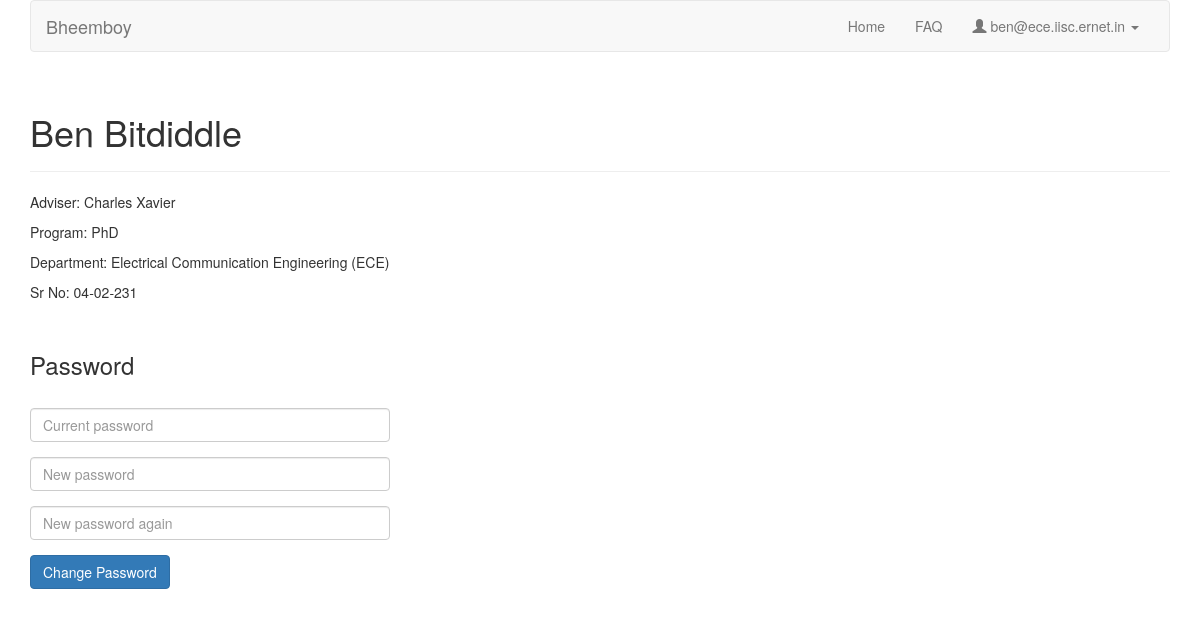
Screenshot of /student/profile/ (signed in) with the database file from the repository.
### coursereg/models.py (models this page shows, shortened)
class User(AbstractBaseUser, PermissionsMixin):
    USER_TYPE_FACULTY = 0
    USER_TYPE_STUDENT = 1
    USER_TYPE_OTHER = 2
    USER_TYPE_DCC = 3
    PROGRAM_OTHER = 0
    PROGRAM_MTECH = 1
    PROGRAM_MSC = 2
    PROGRAM_PHD = 3
    PROGRAM_ME = 4
    PROGRAM_CHOICES = (
        (PROGRAM_OTHER, 'Other'),
        (PROGRAM_MTECH, 'MTech'),
        (PROGRAM_MSC, 'MSc'),
        (PROGRAM_PHD, 'PhD'),
        (PROGRAM_ME, 'ME'),
    )
    email = models.EmailField(max_length=254, unique=True)
    full_name = models.CharField(max_length=250)
    user_type = models.IntegerField(default=USER_TYPE_STUDENT, choices=(
        (USER_TYPE_FACULTY, "Faculty"),
        (USER_TYPE_STUDENT, "Student"),
        (USER_TYPE_OTHER, "Other"),
        (USER_TYPE_DCC, "DCC"),
    ))
    adviser = models.ForeignKey('self', null=True, blank=True, on_delete=models.CASCADE, limit_choices_to={'user_type': USER_TYPE_FACULTY})
    program = models.IntegerField(default=PROGRAM_OTHER, choices=PROGRAM_CHOICES)
    department = models.ForeignKey(Department, on_delete=models.CASCADE, null=True)
    date_joined = models.DateTimeField(default=timezone.now)
    sr_no = models.CharField(max_length=200, default='-')
    is_staff = models.BooleanField(default=False)
    is_active = models.BooleanField(default=True)
    objects = CustomUserManager()
    USERNAME_FIELD = 'email'
    REQUIRED_FIELDS = []

class Department(models.Model):
    name = models.CharField(max_length=100)
    def __unicode__(self):
        return self.name

### coursereg/views/student.py (the view)
# urls.py: url(r'^student/profile/$', views.student.profile, name='student_profile'),
@login_required
def profile(request):
    context = {
		'user_email': request.user.email,
        'user_full_name': request.user.full_name,
        'user_id': request.user.id,
        'adviser_full_name': request.user.adviser.full_name,
        'program': models.User.PROGRAM_CHOICES[request.user.program][1],
        'department': request.user.department,
        'sr_no': request.user.sr_no,
    }
    return render(request, 'coursereg/student_profile.html', context)

### coursereg/templates/coursereg/student_profile.html (shortened to what this page needs)
<!DOCTYPE html>
<html lang="en">
      <head>
        {% load staticfiles %}
        <link href="{% static 'coursereg/css/bootstrap.min.css' %}" rel="stylesheet">
    </head>
    <body>
        <div class="container">
            <nav class="navbar navbar-default">
                <div class="container-fluid">
                    <div class="navbar-header">
                        <a class="navbar-brand" href="{% url 'coursereg:index' %}">Bheemboy</a>
                    </div>
                    <div id="navbar" class="navbar-collapse collapse">
                        <ul class="nav navbar-nav navbar-right">
                            <li><a href="{% url 'coursereg:index' %}">Home</a></li>
                            <li><a href="{% url 'coursereg:student_faq' %}">FAQ</a></li>
                            <li class="dropdown">
                                <a href="#" class="dropdown-toggle" data-toggle="dropdown" role="button" aria-haspopup="true" aria-expanded="false">
                                    <span class="glyphicon glyphicon-user" aria-hidden="true"></span>
                                    {{ user_email }}
                                    <span class="caret"></span>
                                </a>
                            </li>
                        </ul>
                    </div>
                </div>
            </nav>
            <div class="row">
                <div class="col-md-12">
                    <div class="page-header">
                        <h1>{{ user_full_name }}</h1>
                    </div>
                    <p>Adviser: {{ adviser_full_name }}</p>
                    <p>Program: {{ program }}</p>
                    <p>Department: {{ department }}</p>
                    <p>Sr No: {{ sr_no }}</p>
                </div>
            </div>
            <div class="row top-buffer-1">
                <div class="col-md-4">
                    <h3>Password</h3>
                </div>
            </div>
            <div class="row top-buffer-1">
                <div class="col-md-4">
                    <form method="post" action="{% url 'coursereg:change_passwd' %}">
                        <div class="form-group">
                            <input type="password" class="form-control" id="inputPassword" name="passwd" placeholder="Current password">
                        </div>
                        <div class="form-group">
                            <input type="password" class="form-control" id="inputNewPassword" name="newpasswd" placeholder="New password">
                        </div>
                        <div class="form-group">
                            <input type="password" class="form-control" id="inputNewPasswordAgain" name="newpasswd2" placeholder="New password again">
                        </div>
                        <div class="form-group">
                            <button type="submit" class="btn btn-primary">Change Password</button>
                        </div>
                    </form>
                </div>
            </div>
        </div>
    </body>
</html>

### coursereg/templates/coursereg/student_profile.html (style rules this page uses)
.top-buffer-1 { margin-top: 20px; }
.container { margin-bottom: 50px; }

### rows the page displays
User: email "ben@ece.iisc.ernet.in", full_name "Ben Bitdiddle", sr_no "04-02-231"
User: full_name "Charles Xavier"
Department: name "Electrical Communication Engineering (ECE)"

### other values shown
{{ program }} "PhD"
